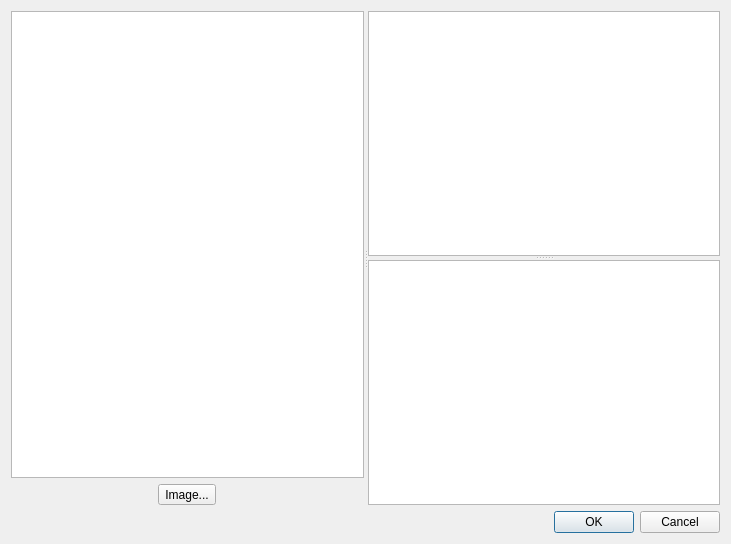
<?xml version="1.0" encoding="UTF-8"?>
<ui version="4.0">
 <class>EnflatulatorDialog</class>
 <widget class="QDialog" name="EnflatulatorDialog">
  <property name="geometry">
   <rect>
    <x>0</x>
    <y>0</y>
    <width>731</width>
    <height>544</height>
   </rect>
  </property>
  <property name="windowTitle">
   <string>Dialog</string>
  </property>
  <layout class="QGridLayout" name="gridLayout">
   <item row="1" column="0">
    <widget class="QDialogButtonBox" name="buttonBox">
     <property name="orientation">
      <enum>Qt::Horizontal</enum>
     </property>
     <property name="standardButtons">
      <set>QDialogButtonBox::Cancel|QDialogButtonBox::Ok</set>
     </property>
    </widget>
   </item>
   <item row="0" column="0">
    <widget class="QSplitter" name="splitterH">
     <property name="orientation">
      <enum>Qt::Horizontal</enum>
     </property>
     <widget class="QWidget" name="verticalLayoutWidget">
      <layout class="QVBoxLayout" name="verticalLayout">
       <item>
        <layout class="QHBoxLayout" name="toolBarLayout"/>
       </item>
       <item>
        <widget class="Tiled::Internal::EnflatulatorIsoView" name="isoView"/>
       </item>
       <item>
        <layout class="QHBoxLayout" name="horizontalLayout">
         <item>
          <widget class="QToolButton" name="chooseImage">
           <property name="text">
            <string>Image...</string>
           </property>
          </widget>
         </item>
        </layout>
       </item>
      </layout>
     </widget>
     <widget class="QSplitter" name="splitterV">
      <property name="orientation">
       <enum>Qt::Vertical</enum>
      </property>
      <property name="childrenCollapsible">
       <bool>false</bool>
      </property>
      <widget class="QListWidget" name="shapeList"/>
      <widget class="Tiled::Internal::EnflatulatorFaceView" name="faceView"/>
     </widget>
    </widget>
   </item>
  </layout>
 </widget>
 <customwidgets>
  <customwidget>
   <class>Tiled::Internal::EnflatulatorIsoView</class>
   <extends>QGraphicsView</extends>
   <header>enflatulatordialog.h</header>
  </customwidget>
  <customwidget>
   <class>Tiled::Internal::EnflatulatorFaceView</class>
   <extends>QGraphicsView</extends>
   <header>enflatulatordialog.h</header>
  </customwidget>
 </customwidgets>
 <resources/>
 <connections>
  <connection>
   <sender>buttonBox</sender>
   <signal>accepted()</signal>
   <receiver>EnflatulatorDialog</receiver>
   <slot>accept()</slot>
   <hints>
    <hint type="sourcelabel">
     <x>248</x>
     <y>254</y>
    </hint>
    <hint type="destinationlabel">
     <x>157</x>
     <y>274</y>
    </hint>
   </hints>
  </connection>
  <connection>
   <sender>buttonBox</sender>
   <signal>rejected()</signal>
   <receiver>EnflatulatorDialog</receiver>
   <slot>reject()</slot>
   <hints>
    <hint type="sourcelabel">
     <x>316</x>
     <y>260</y>
    </hint>
    <hint type="destinationlabel">
     <x>286</x>
     <y>274</y>
    </hint>
   </hints>
  </connection>
 </connections>
</ui>
